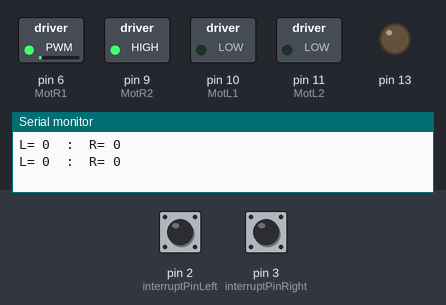
Simulated run of this sketch. Board: Arduino Uno, built with avr-gcc and run on an emulated ATmega328P. Shown: switched loads named in the sketch (green lamp = pin HIGH), output pins drawn as LEDs (lit = HIGH), the last lines printed to the serial monitor. Inputs (shaded band) come from the test bench; at power-on: pin 3 (interruptPinRight) LOW, pin 2 (interruptPinLeft) LOW.

Above: at 1.2 s.
1.3 s: pin 3 (interruptPinRight) pulled HIGH for 0.15 s
At 1.8 s:
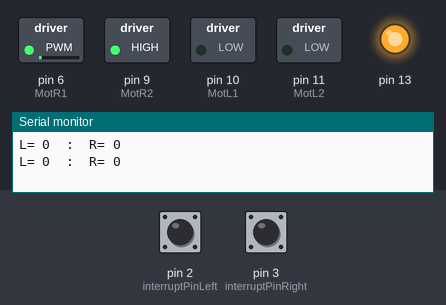
4.4 s: pin 3 (interruptPinRight) pulled HIGH for 1 s
At 5.4 s:
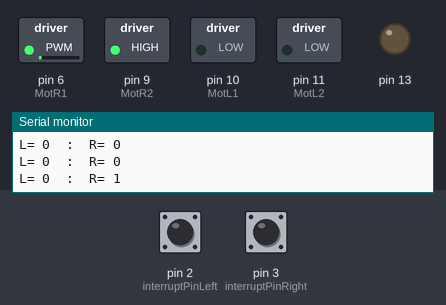
Timing chart, 0 to 14.4 s (numbered marks = the images above; inputs shaded):
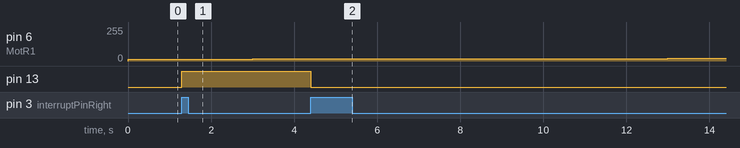

Measured:
- after the input at 1.3 s, pin 13: LOW → HIGH at once
- after the input at 4.4 s, pin 13: HIGH → LOW at once

The sketch:

S2_L04_Wheel_Speed_PID.ino
```cpp
#include <PID_v1.h>
// define PID variables
double setpointRight, inputRight, outputRight;

// tuning parameters
double Kp = 5, Ki = 1, Kd = 0;

// The PID objects
PID rightPID(&inputRight, &outputRight, &setpointRight, Kp, Ki, Kd, DIRECT);


#define _TASK_TIMECRITICAL
#define _TASK_SLEEP_ON_IDLE_RUN
#include <TaskScheduler.h>
// Callback methods prototypes
void speedCallback();
#define speedInterval 1000

//Tasks
Task speedCheck(speedInterval, -1, &speedCallback);

Scheduler runner;


int interruptPinLeft = 2;
int interruptPinRight = 3;
volatile int WheelCounterLeft, WheelCounterRight = 0;
int LED = 13;

#define MotR1     6
#define MotR2     9
#define MotL1     10
#define MotL2     11


void interruptWheelCounterLeft(){
  WheelCounterLeft++;
}

void interruptWheelCounterRight(){
  WheelCounterRight++;
  digitalWrite(13, !digitalRead(13));
}


void speedCallback(){
  rightPID.Compute();
  analogWrite(MotR1, outputRight);

  volatile int leftSpeed = WheelCounterLeft;
  volatile int rightSpeed = WheelCounterRight;
  WheelCounterLeft = 0;
  WheelCounterRight = 0;
  Serial.print("L= ");
  Serial.print(leftSpeed);
  Serial.print("  :  ");
  Serial.print("R= ");
  Serial.println(rightSpeed);
}

void setup() {
  Serial.begin(57600);
  runner.init();
  runner.addTask(speedCheck);
  speedCheck.enable();

  // put your setup code here, to run once:
  pinMode (interruptPinLeft, INPUT);
  pinMode (interruptPinRight, INPUT);
  attachInterrupt(0, interruptWheelCounterLeft, RISING);
  attachInterrupt(1, interruptWheelCounterRight, RISING);
  pinMode(MotR1, OUTPUT);
  pinMode(MotR2, OUTPUT);
  pinMode(MotL1, OUTPUT);
  pinMode(MotL2, OUTPUT);

  pinMode(13, OUTPUT);

  setpointRight = 3;
  rightPID.SetMode(AUTOMATIC);
  digitalWrite(MotR2, HIGH);  // get the motor started so we have something to work with.
}


void loop() {
  runner.execute();
}
```
